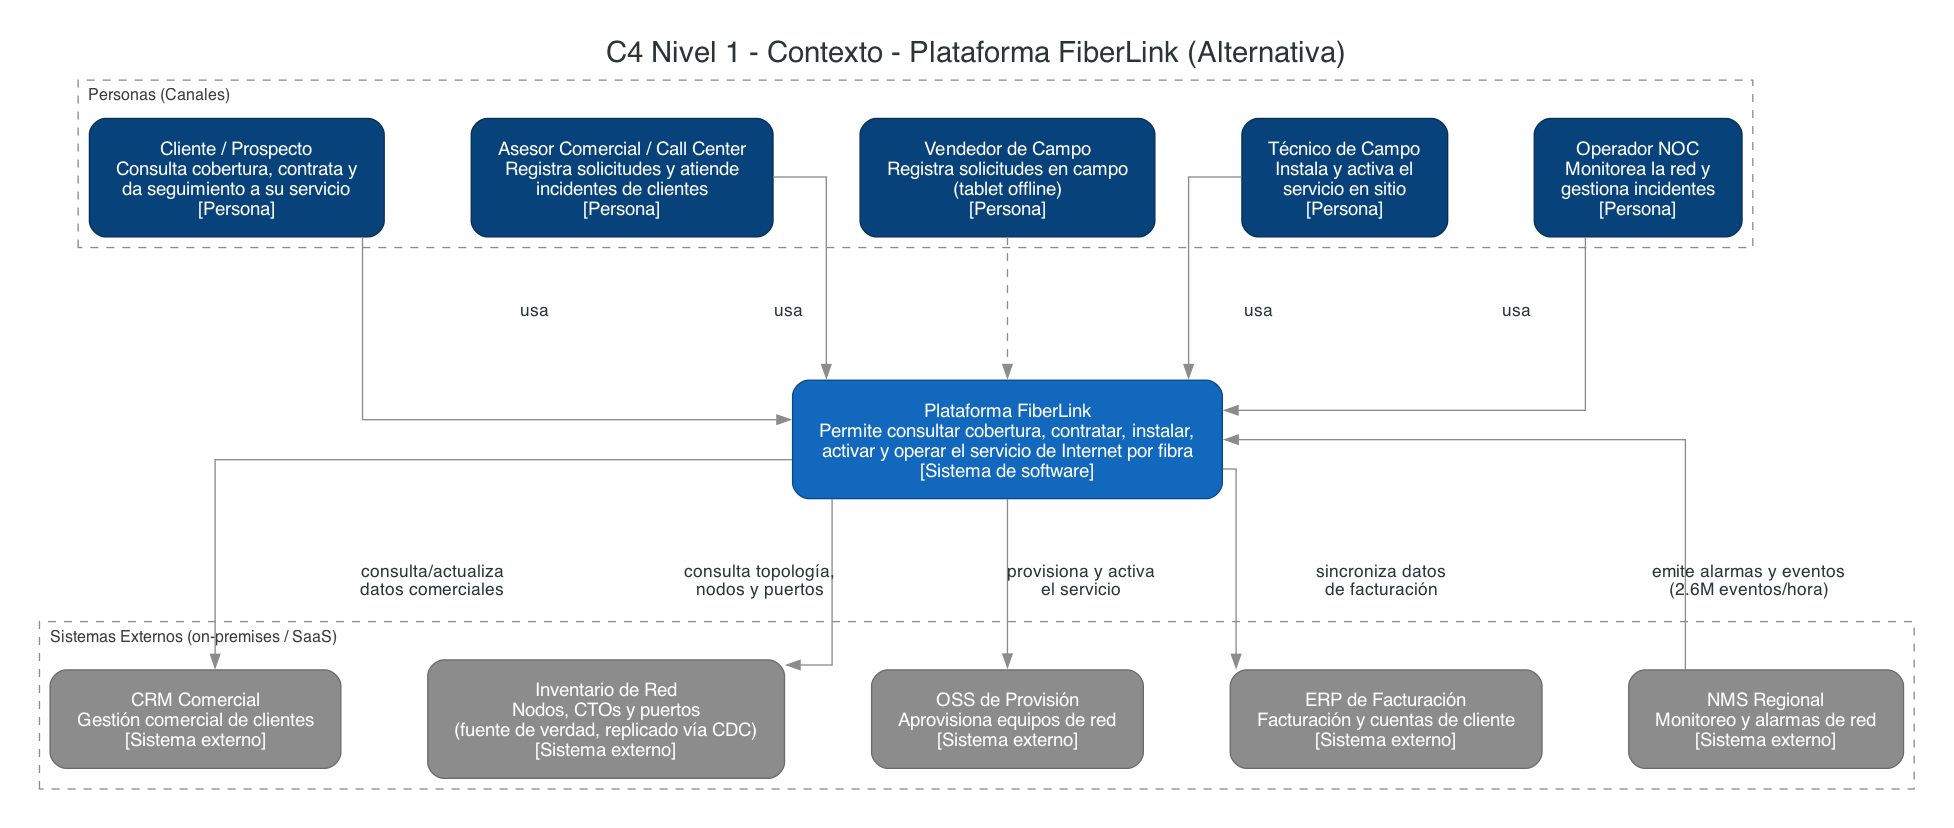

Here is the Python script that generated this plot:
#!/usr/bin/env python3
"""
Diagrama C4 - Nivel 1: Contexto del Sistema (Arquitectura Alternativa) - FiberLink

Idéntico en actores y sistemas externos al contexto de la arquitectura vigente
(../../c4/diagrama_c4_contexto.py): los ejes que distinguen a la alternativa
(Kafka/Confluent como backbone único, cómputo serverless, CDC de inventario,
Portal consolidado en Azure) son detalle de implementación que un diagrama de
contexto C4 no debe exponer. Único cambio: la etiqueta de "Inventario de Red"
aclara que ahora se accede vía réplica CDC.

Estilo: mismas cajas de color solidas con la paleta estandar del modelo C4
(persona en azul oscuro, sistema en foco en azul medio, sistemas externos en
gris) que ../../c4/diagrama_c4_contexto.py.
"""

from diagrams import Diagram, Cluster, Edge, Node

PERSON_FILL, PERSON_BORDER = "#08427B", "#052E56"
SYSTEM_FILL, SYSTEM_BORDER = "#1168BD", "#0B4884"
EXT_FILL, EXT_BORDER = "#8C8C8C", "#6B6B6B"

BOUNDARY_ATTR = {"bgcolor": "white", "style": "dashed", "pencolor": "#8C8C8C", "fontcolor": "#3C3C3C"}


def _box(label: str, tag: str, fill: str, border: str) -> Node:
    return Node(
        f"{label}\n[{tag}]",
        shape="box",
        style="filled,rounded",
        fillcolor=fill,
        color=border,
        fontcolor="white",
        fontsize="14",
        fontname="Sans-Serif",
        fixedsize="false",
        labelloc="c",
        margin="0.28,0.2",
        width="0",
        height="0",
    )


def person(label: str) -> Node:
    return _box(label, "Persona", PERSON_FILL, PERSON_BORDER)


def system_focus(label: str) -> Node:
    return _box(label, "Sistema de software", SYSTEM_FILL, SYSTEM_BORDER)


def system_ext(label: str) -> Node:
    return _box(label, "Sistema externo", EXT_FILL, EXT_BORDER)


def create_c4_context_alternativa():
    with Diagram(
        "C4 Nivel 1 - Contexto - Plataforma FiberLink (Alternativa)",
        filename="diagrama_c4_contexto",
        show=False,
        direction="TB",
        graph_attr={
            "fontsize": "22",
            "labelloc": "t",
            "splines": "ortho",
            "nodesep": "0.9",
            "ranksep": "1.3",
            "pad": "0.3",
            "bgcolor": "white",
        },
        edge_attr={
            "fontsize": "12",
            "fontname": "Sans-Serif",
            "fontcolor": "#3C3C3C",
            "color": "#8C8C8C",
        },
    ):
        with Cluster("Personas (Canales)", graph_attr=BOUNDARY_ATTR):
            u_cliente = person("Cliente / Prospecto\nConsulta cobertura, contrata y\nda seguimiento a su servicio")
            u_asesor = person("Asesor Comercial / Call Center\nRegistra solicitudes y atiende\nincidentes de clientes")
            u_vendedor = person("Vendedor de Campo\nRegistra solicitudes en campo\n(tablet offline)")
            u_tecnico = person("Técnico de Campo\nInstala y activa el\nservicio en sitio")
            u_noc = person("Operador NOC\nMonitorea la red y\ngestiona incidentes")

        plataforma = system_focus(
            "Plataforma FiberLink\nPermite consultar cobertura, contratar, instalar,\n"
            "activar y operar el servicio de Internet por fibra"
        )

        with Cluster("Sistemas Externos (on-premises / SaaS)", graph_attr=BOUNDARY_ATTR):
            crm = system_ext("CRM Comercial\nGestión comercial de clientes")
            oracle = system_ext("Inventario de Red\nNodos, CTOs y puertos\n(fuente de verdad, replicado vía CDC)")
            oss = system_ext("OSS de Provisión\nAprovisiona equipos de red")
            erp = system_ext("ERP de Facturación\nFacturación y cuentas de cliente")
            nms = system_ext("NMS Regional\nMonitoreo y alarmas de red")

        u_cliente >> Edge(label="usa") >> plataforma
        u_asesor >> Edge(label="usa") >> plataforma
        u_vendedor >> Edge(style="dashed") >> plataforma
        u_tecnico >> Edge(label="usa") >> plataforma
        u_noc >> Edge(label="usa") >> plataforma

        plataforma >> Edge(label="consulta/actualiza\ndatos comerciales") >> crm
        plataforma >> Edge(label="consulta topología,\nnodos y puertos") >> oracle
        plataforma >> Edge(label="provisiona y activa\nel servicio") >> oss
        plataforma >> Edge(label="sincroniza datos\nde facturación") >> erp
        nms >> Edge(label="emite alarmas y eventos\n(2.6M eventos/hora)") >> plataforma


if __name__ == "__main__":
    create_c4_context_alternativa()
    print("Diagrama generado: diagrama_c4_contexto.png")
